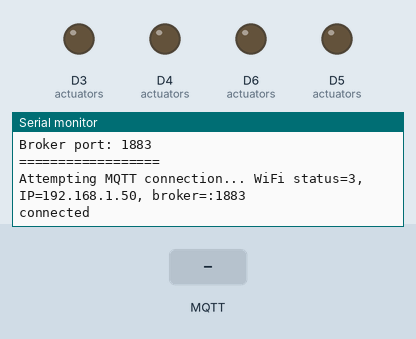
This program was run on a simulated ESP8266 (Wemos D1 mini). Parts: output pins drawn as LEDs (lit = HIGH), the last lines printed to the serial monitor. The inputs (shaded band) are chosen by the test bench. WiFi joins after 1.5 s; servers stay silent unless stated; the local clock reads 2024-03-15 10:24:30 at power-on unless the program sets it; no MQTT or app messages arrive unless stated; not simulated (calls return 0 or success): private_credentials.h; names the files do not define were given values by the test bench: MQTT_PORT = 1883.

Above: at 3.8 s.
3.9 s: MQTT message "manual" arrives on the third subscribed topic
At 5.6 s:
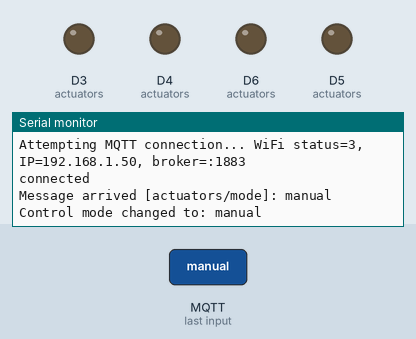
6.2 s: MQTT message "on" arrives on the first subscribed topic
At 7.5 s:
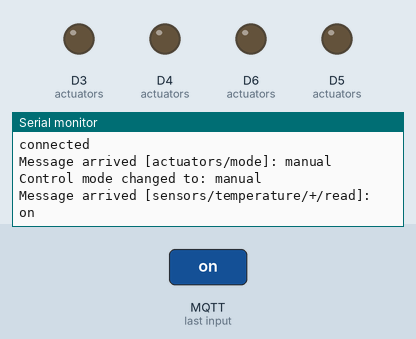
8.2 s: MQTT message "manual" arrives on the first subscribed topic
At 9.1 s:
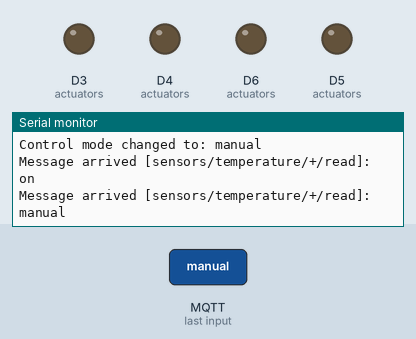
10.2 s: MQTT message "1" arrives on the first subscribed topic
At 11.8 s:
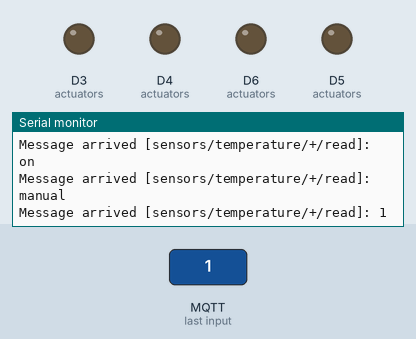
12.2 s: MQTT message "on" arrives on the second subscribed topic
At 13.4 s:
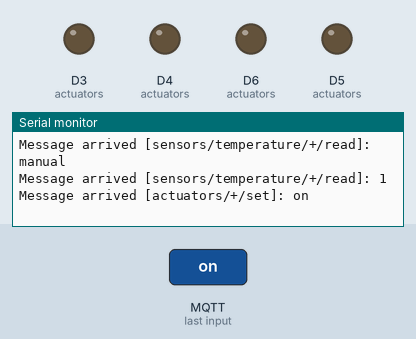
14.2 s: MQTT message "manual" arrives on the second subscribed topic
At 16.1 s:
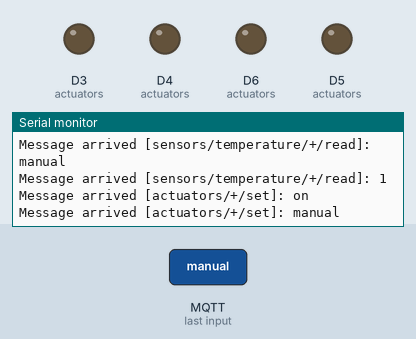

Measured:
- after the input at 3.9 s, the serial monitor: prints a new line after 0.81 s (image 1)
- after the input at 6.2 s, the serial monitor: prints a new line after 0.52 s (image 2)
- after the input at 8.2 s, the serial monitor: prints a new line after 0.52 s (image 3)
- after the input at 10.2 s, the serial monitor: prints a new line after 0.52 s (image 4)
- after the input at 12.2 s, the serial monitor: prints a new line after 0.52 s (image 5)
- after the input at 14.2 s, the serial monitor: prints a new line after 0.52 s (image 6)

The program:

main.cpp
```cpp
#include <Arduino.h>

// ========================================================================
// CODE FOR D1_MINI (ESP8266)
// ========================================================================
#if defined(ARDUINO_ARCH_ESP8266)

// --- D1mini libraries ---
#include <ESP8266WiFi.h>
#include <PubSubClient.h>
#include <SoftwareSerial.h>
#include <ArduinoJson.h>
#include <time.h>
#include "private_credentials.h"
#include <ESP8266Ping.h>


// --- D1mini definitions and globals ---
const char* MQTT_READ_REQUEST_TOPIC = "sensors/temperature/+/read";
// const int   MQTT_PORT = 1884;
// Base topic for publishing sensor data
const char* MQTT_DATA_TOPIC_BASE = "sensors/temperature/";

// Topics for actuator commands
const char* MQTT_COMMAND_TOPIC = "actuators/+/set";
const char* MQTT_MODE_TOPIC = "actuators/mode";
const char* MQTT_ACK_TOPIC_BASE = "actuators/";
const char* MQTT_STATUS_TOPIC = "actuators/status";

const char* SENSOR_IDS[] = {"temp1", "temp2", "temp3", "temp4"};
const int SENSOR_COUNT = 4;

// SoftwareSerial pins
#define STM_RX_PIN D7
#define STM_TX_PIN D8

// 2. GLOBAL OBJECTS
WiFiClient espClient;
PubSubClient client(espClient);
SoftwareSerial stmSerial(STM_RX_PIN, STM_TX_PIN);

String control_mode = "auto";


struct ActuatorState {
String id;
int pin;
bool state;
};


ActuatorState actuators[] = {
{"out1", D3, false},
{"out2", D4, false},
{"out3", D5, false},
{"out4", D6, false}
};
const int ACTUATOR_COUNT = sizeof(actuators) / sizeof(ActuatorState);


void publish_actuator_status(const String& id, bool state) {
  char topic[64];
  snprintf(topic, sizeof(topic), "%s%s/status", MQTT_ACK_TOPIC_BASE, id.c_str());
  StaticJsonDocument<128> doc;
  doc["state"] = state ? "on" : "off";
  doc["mode"] = control_mode;
  char buffer[128];
  serializeJson(doc, buffer);
  client.publish(topic, buffer, true); // Retained message
}


void set_actuator(const String& id, const String& stateStr) {
  bool state = (stateStr == "on");
  for (int i = 0; i < ACTUATOR_COUNT; i++) {
    if (actuators[i].id == id) {
      pinMode(actuators[i].pin, OUTPUT);
      digitalWrite(actuators[i].pin, state ? HIGH : LOW); // Active-high
      actuators[i].state = state;
      publish_actuator_status(id, state);
      Serial.printf("STM32: Set %s to %s (mode: %s)\n", id.c_str(), stateStr.c_str(), control_mode.c_str());
    }
  }
}


void sync_all_actuators() {
  for (int i = 0; i < ACTUATOR_COUNT; i++) {
    pinMode(actuators[i].pin, OUTPUT);
    digitalWrite(actuators[i].pin, actuators[i].state ? HIGH : LOW);
    publish_actuator_status(actuators[i].id, actuators[i].state);
  }
}

// The callback function that handles read requests
void callback(char* topic, byte* payload, unsigned int length) {
  String topicStr = String(topic);
  payload[length] = '\0';
  String message = String((char*)payload);

  Serial.printf("Message arrived [%s]: %s\n", topic, message.c_str());


  // Check if this is a sensor read request
  if (topicStr.endsWith("/read")) {
  topicStr.replace("sensors/temperature/", "");
  topicStr.replace("/read", "");
  String sensorId = topicStr;
  for (int i = 0; i < SENSOR_COUNT; i++) {
    if (sensorId.equals(SENSOR_IDS[i])) {
      Serial.printf("⚙️ Sending to STM32: READ:%d\n", i);
      stmSerial.printf("READ:%d\n", i);
      break;
    }
  }
} else if (topicStr == MQTT_MODE_TOPIC) {
  if (message == "manual" || message == "auto") {
    control_mode = message;
    Serial.printf("Control mode changed to: %s\n", control_mode.c_str());
    sync_all_actuators();
  }
} else if (topicStr.startsWith("actuators/") && topicStr.endsWith("/set")) {
  if (control_mode == "manual") {
    String id = topicStr.substring(10, topicStr.length() - 4); // Extract "out1" from "actuators/out1/set"
    set_actuator(id, message);
  } else {
    Serial.println("Ignoring manual command: System in AUTO mode.");
  }
}
}

void reconnect() {
  while (!client.connected()) {
    Serial.printf("Attempting MQTT connection... WiFi status=%d, IP=%s, broker=%s:%d\n",
                  WiFi.status(),
                  WiFi.localIP().toString().c_str(),
                  MQTT_SERVER_IP,
                  MQTT_PORT);

    if (client.connect("d1_mini_Temp_Gateway")) {
      Serial.println("connected");
      client.subscribe(MQTT_READ_REQUEST_TOPIC);
      client.subscribe(MQTT_COMMAND_TOPIC);
      client.subscribe(MQTT_MODE_TOPIC);
    } else {
      Serial.printf("failed, rc=%d. Retrying in 5s...\n", client.state());
      delay(5000);
    }
  }
}

void setup_wifi() {
  delay(10);
  WiFi.begin(WIFI_SSID, WIFI_PASS);
  while (WiFi.status() != WL_CONNECTED) {
    delay(500);
    Serial.print(".");
  }
  Serial.println("\nWiFi connected");
  Serial.print("IP address: ");
  Serial.println(WiFi.localIP());
}

void setup() {
  Serial.begin(9600);// PC monitor
  stmSerial.begin(9600);//UART (STM32 Serial1)


  setup_wifi();


  IPAddress brokerIp;
  brokerIp.fromString(MQTT_SERVER_IP);
  if (Ping.ping(brokerIp)) Serial.println("✅ Broker reachable.");
  else Serial.println("❌ Broker unreachable!");


  configTime(0, 0, "pool.ntp.org", "time.nist.gov");
  while (time(nullptr) < 1510644967) delay(500);

  Serial.printf("Broker: %s:%d\n", MQTT_SERVER_IP, MQTT_PORT);
  Serial.println();
  Serial.println("=== MQTT DEBUG ===");
  Serial.printf("WiFi SSID: %s\n", WIFI_SSID);
  Serial.printf("WiFi status: %d (3=CONNECTED)\n", WiFi.status());
  Serial.printf("ESP IP: %s\n", WiFi.localIP().toString().c_str());
  Serial.printf("ESP GW: %s\n", WiFi.gatewayIP().toString().c_str());
  Serial.printf("Broker IP: %s\n", MQTT_SERVER_IP);
  Serial.printf("Broker port: %d\n", MQTT_PORT);
  Serial.println("==================");
  client.setServer(MQTT_SERVER_IP, MQTT_PORT);
  client.setCallback(callback);

  // MQTT robustness
  client.setBufferSize(512);
  client.setSocketTimeout(5);
}

void loop() {
  delay(1000);
  if (!client.connected()) reconnect();
  client.loop();


  if (stmSerial.available()) {
    String line = stmSerial.readStringUntil('\n');
    line.trim();
    int colonIndex = line.indexOf(':');
    if (colonIndex != -1) {
      int sensorIndex = line.substring(0, colonIndex).toInt();
      String tempValueStr = line.substring(colonIndex + 1);


      if (tempValueStr != "error" && sensorIndex >= 0 && sensorIndex < SENSOR_COUNT) {
        float temperature = tempValueStr.toFloat();
        char dataTopic[50];
        snprintf(dataTopic, 50, "sensors/temperature/%s", SENSOR_IDS[sensorIndex]);


        StaticJsonDocument<128> doc;
        doc["temperature"] = temperature;
        doc["timestamp"] = time(nullptr);
        char jsonBuffer[128];
        serializeJson(doc, jsonBuffer);
        client.publish(dataTopic, jsonBuffer);
      }
    }
  }
}

#endif // ARDUINO_ARCH_ESP8266

// ========================================================================
// CODE FOR NUCLEO (STM32)
// ========================================================================

#if defined(ARDUINO_ARCH_STM32)

// --- Nucleo libraries ---
#include <OneWire.h>
#include <DallasTemperature.h>

// --- Nucleo definitions and globals ---
// 1. PIN CONFIGURATION
#define ONE_WIRE_BUS PA8 // Pin D7 on Nucleo board for sensors
#define COMM_SERIAL Serial1 // Using Serial1 on pins D8 (TX) and D2 (RX)

// 2. Globals and constants
// --- Sensor + filtering configuration ---
static const uint8_t NUM_SENSORS        = 4;      // using 4 DS18B20 temperature sensors
static const uint8_t MEDIAN_WINDOW     = 5;      // size of median window
static const float   EMA_ALPHA         = 0.3f;   // smoothing factor
static const unsigned long SAMPLE_MS   = 1000;   // ~1 second

// History buffers for median filter
float tempHistory[NUM_SENSORS][MEDIAN_WINDOW];
uint8_t histCount[NUM_SENSORS]  = {0};
uint8_t histIndex[NUM_SENSORS]  = {0};

// EMA state
float emaValue[NUM_SENSORS]         = {0.0f};
bool  emaInitialized[NUM_SENSORS]   = {false};

// Last filtered value that will be returned to ESP on READ:x
float lastFilteredValue[NUM_SENSORS];
bool  hasFilteredValue[NUM_SENSORS] = {false};

unsigned long lastSampleMillis = 0;

// --- Helper function forward declarations ---
bool  isValidRawTemp(float t);
float computeMedianForSensor(uint8_t sensorIdx);
float filterSample(uint8_t sensorIdx, float raw);


// 3. GLOBAL OBJECTS
OneWire oneWire(ONE_WIRE_BUS);
DallasTemperature sensors(&oneWire);
DeviceAddress sensorAddresses[NUM_SENSORS];

// 4. SETUP FUNCTION
void setup() {
    Serial.begin(115200);// PC debug console
    Serial.println("--- Nucleo Booted: Serial OK ---");
    // Start the serial port for communication with D1mini
    COMM_SERIAL.begin(9600); //UART
    Serial.println("--- Nucleo Booted ---");
    Serial.println("Initializing sensors...");
    sensors.begin();
    if (sensors.getDeviceCount() < NUM_SENSORS) {
      COMM_SERIAL.println("STM32: ERROR! Not all sensors found. Halting.");
      while (true);
    }
    for (int i = 0; i < NUM_SENSORS; i++) {
      if (!sensors.getAddress(sensorAddresses[i], i)) {
        Serial.print("STM32: ERROR! Sensor address missing for index ");
        Serial.println(i);
      }
    }
    Serial.println("--- Setup Complete ---");
}

// 5. LOOP FUNCTION
void loop() {
  // 1) Periodic background sampling of all sensors
  unsigned long now = millis();
  if (now - lastSampleMillis >= SAMPLE_MS) {
    lastSampleMillis = now;

    // Single conversion for all sensors once per SAMPLE_MS
    sensors.requestTemperatures();

    for (uint8_t i = 0; i < NUM_SENSORS; ++i) {
      float rawC = sensors.getTempC(sensorAddresses[i]);

      // Run through 3-layer filter: reject → median → EMA
      float filtered = filterSample(i, rawC);

      // If filter produced a usable value, store/update it
      if (!isnan(filtered)) {
        lastFilteredValue[i]   = filtered;
        hasFilteredValue[i]    = true;   // redundant with filterSample, but safe
      }
    }
  }

  // 2) Handle serial READ commands from ESP (instant response)
  if (COMM_SERIAL.available()) {
    String command = COMM_SERIAL.readStringUntil('\n');
    command.trim();

    if (command.startsWith("READ:")) {
      int sensorIndex = command.substring(5).toInt();

      if (sensorIndex >= 0 && sensorIndex < NUM_SENSORS) {
        String payload;

        if (hasFilteredValue[sensorIndex]) {
          float tempC = lastFilteredValue[sensorIndex];

          if (!isnan(tempC)) {
            payload = String(sensorIndex) + ":" + String(tempC);
          } else {
            payload = String(sensorIndex) + ":error";
          }
        } else {
          // No valid filtered data yet for this sensor
          payload = String(sensorIndex) + ":error";
        }

        COMM_SERIAL.println(payload);
      }
    }
  }
}
// 6. FILTERING HELPER FUNCTIONS
// Layer 1: reject obvious garbage / out-of-range
bool isValidRawTemp(float t)
{
    // DS18B20 error codes:
    if (t == -127.0f || t == 85.0f) return false;

    // basic physical sanity range
    if (t < -40.0f || t > 125.0f) return false;

    return true;
}

// Compute median of the N most recent values in history
float computeMedianForSensor(uint8_t sensorIdx)
{
    uint8_t n = histCount[sensorIdx];
    if (n == 0) return NAN;

    float tmp[MEDIAN_WINDOW];

    for (uint8_t i = 0; i < n; ++i) {
        tmp[i] = tempHistory[sensorIdx][i];
    }

    // Simple insertion sort (n <= 5)
    for (uint8_t i = 1; i < n; ++i) {
        float key = tmp[i];
        int8_t j = i - 1;
        while (j >= 0 && tmp[j] > key) {
            tmp[j + 1] = tmp[j];
            j--;
        }
        tmp[j + 1] = key;
    }

    // median
    return tmp[n / 2];
}

// Single-sample filter pipeline: Reject → Median → EMA
float filterSample(uint8_t sensorIdx, float raw)
{
    // Layer 1: reject invalid
    if (!isValidRawTemp(raw)) {
        // if we already have an EMA, keep it; else this sample is unusable
        if (hasFilteredValue[sensorIdx]) {
            return emaValue[sensorIdx];
        } else {
            return NAN;
        }
    }

    // Layer 2: update ring buffer and compute median
    tempHistory[sensorIdx][histIndex[sensorIdx]] = raw;

    if (histCount[sensorIdx] < MEDIAN_WINDOW) {
        histCount[sensorIdx]++;
    }

    histIndex[sensorIdx] = (histIndex[sensorIdx] + 1) % MEDIAN_WINDOW;

    float median = computeMedianForSensor(sensorIdx);
    if (isnan(median)) {
        // fallback to raw if something weird happens
        median = raw;
    }

    // Layer 3: EMA smoothing
    if (!emaInitialized[sensorIdx]) {
        emaValue[sensorIdx]        = median;
        emaInitialized[sensorIdx]  = true;
    } else {
        emaValue[sensorIdx] = EMA_ALPHA * median + (1.0f - EMA_ALPHA) * emaValue[sensorIdx];
    }

    hasFilteredValue[sensorIdx] = true;
    return emaValue[sensorIdx];
}

#endif // ARDUINO_ARCH_STM32
```
